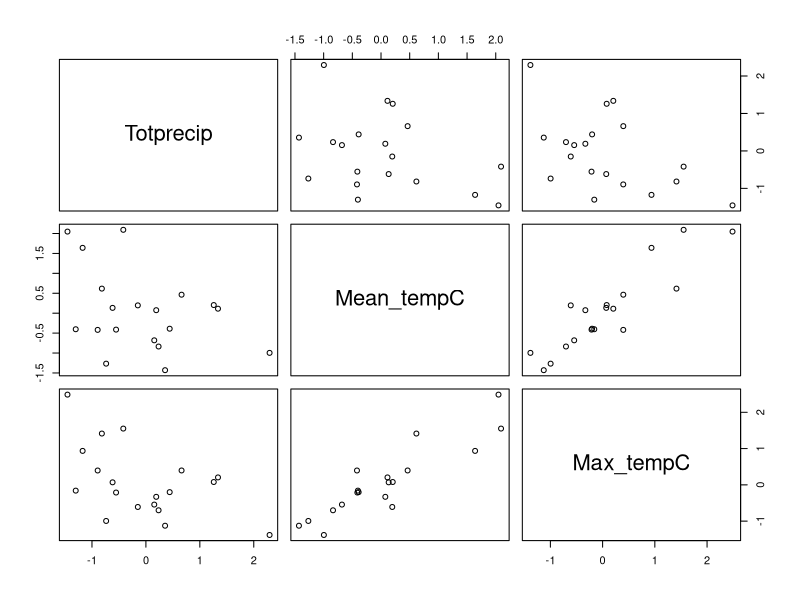
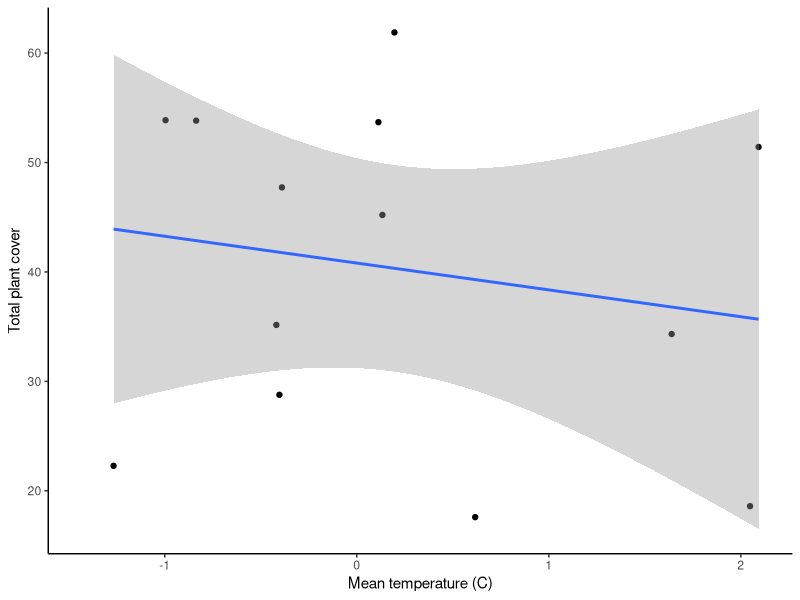
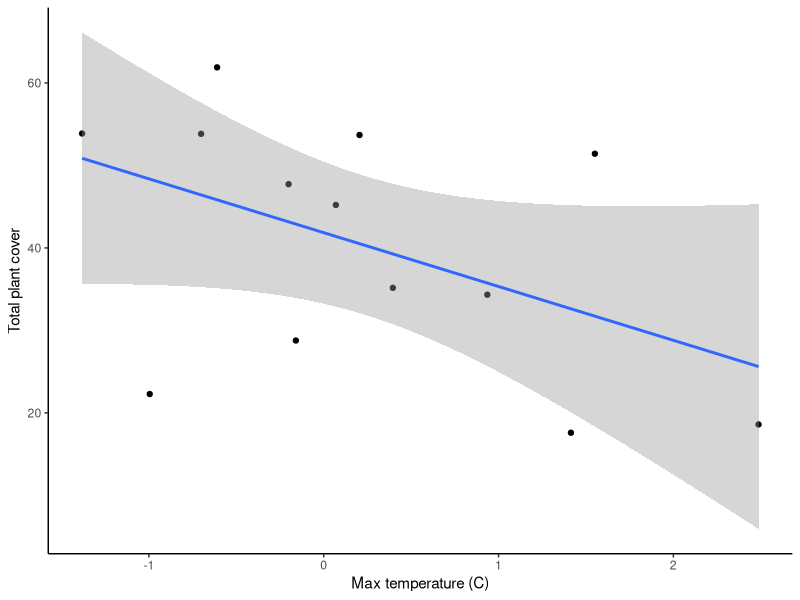
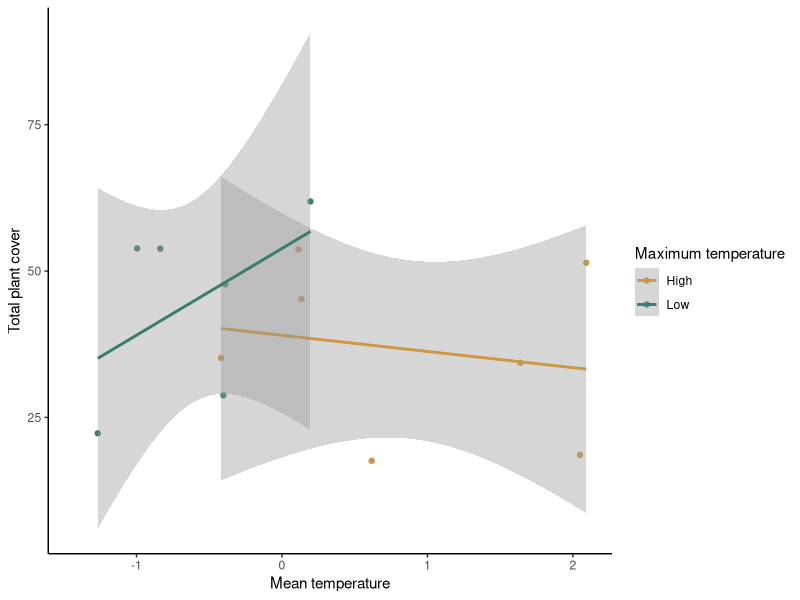

Reproduce these figures in R, in order.
## ---- chunk 1
knitr::opts_chunk$set(echo = TRUE, message=FALSE, warning=FALSE)
## ---- chunk 2
plant <- read.csv("PlantSumm.csv")
## ---- chunk 3
pairs(~ Totprecip + Mean_tempC + Max_tempC, data = plant) 
## ---- chunk 4
with(plant,cor.test(Mean_tempC,Max_tempC))
with(plant,cor.test(Mean_tempC,Totprecip))
with(plant,cor.test(Max_tempC,Totprecip))
## ---- chunk 5
plant_null <- lm(tot_cover ~ 1, plant)
plant_mean <- lm(tot_cover ~ Mean_tempC, plant)
plant_max <- lm(tot_cover ~ Max_tempC, plant)
## ---- chunk 6
library(ggplot2)
ggplot(plant, aes(x=Mean_tempC, y=tot_cover)) +
  geom_point() +
  geom_smooth(method="lm")+
  labs(x="Mean temperature (C)", y="Total plant cover") +
  theme_classic()

ggplot(plant, aes(x=Max_tempC, y=tot_cover)) +
  geom_point() +
  geom_smooth(method="lm")+
  labs(x="Max temperature (C)", y="Total plant cover") +
  theme_classic()
## ---- chunk 7
summary(plant_mean)
summary(plant_max)
## ---- chunk 8
AIC(plant_null, plant_mean, plant_max)
## ---- chunk 9
plant_both <- lm(tot_cover ~ Mean_tempC + Max_tempC, plant)
plant_int <- lm(tot_cover ~ Mean_tempC * Max_tempC, plant)
## ---- chunk 10
summary(plant_int)
## ---- chunk 11
AIC(plant_null, plant_mean, plant_max, plant_both, plant_int)
## ---- chunk 12
library(tidyverse)

med <- median(plant$Max_tempC)
plant <- mutate(plant,MaxT_cat = ifelse(Max_tempC > med, "High", "Low"))
## ---- chunk 13
ggplot(data=plant, aes(x=Mean_tempC,y=tot_cover,color=MaxT_cat)) +
  geom_point() +
  geom_smooth(method="lm") +
  scale_color_manual(values=c("#ce9642","#3b7c70")) +
  labs(x="Mean temperature", y="Total plant cover",color="Maximum temperature") +
  theme_classic()
